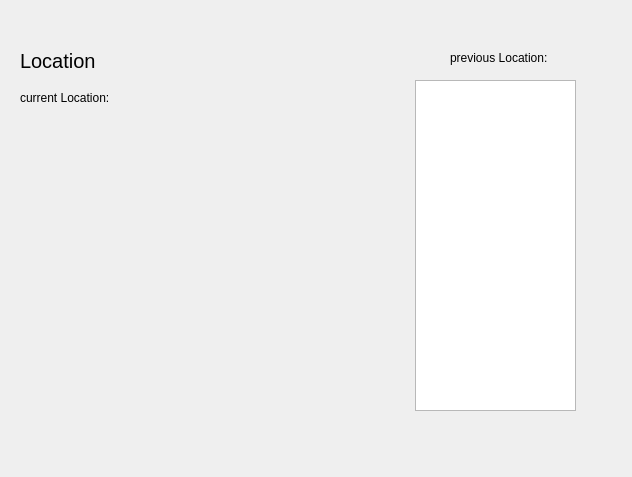
<?xml version="1.0" encoding="UTF-8"?>
<ui version="4.0">
 <class>MainWindow</class>
 <widget class="QMainWindow" name="MainWindow">
  <property name="geometry">
   <rect>
    <x>0</x>
    <y>0</y>
    <width>632</width>
    <height>477</height>
   </rect>
  </property>
  <property name="windowTitle">
   <string>MainWindow</string>
  </property>
  <widget class="QWidget" name="centralwidget">
   <widget class="QLabel" name="label">
    <property name="geometry">
     <rect>
      <x>20</x>
      <y>20</y>
      <width>101</width>
      <height>81</height>
     </rect>
    </property>
    <property name="font">
     <font>
      <pointsize>15</pointsize>
     </font>
    </property>
    <property name="text">
     <string>Location</string>
    </property>
   </widget>
   <widget class="QLabel" name="label_2">
    <property name="geometry">
     <rect>
      <x>450</x>
      <y>50</y>
      <width>121</width>
      <height>16</height>
     </rect>
    </property>
    <property name="text">
     <string>previous Location:</string>
    </property>
   </widget>
   <widget class="QLabel" name="label_3">
    <property name="geometry">
     <rect>
      <x>20</x>
      <y>90</y>
      <width>121</width>
      <height>16</height>
     </rect>
    </property>
    <property name="text">
     <string>current Location:</string>
    </property>
   </widget>
   <widget class="QColumnView" name="columnView">
    <property name="geometry">
     <rect>
      <x>415</x>
      <y>80</y>
      <width>161</width>
      <height>331</height>
     </rect>
    </property>
   </widget>
  </widget>
 </widget>
 <resources/>
 <connections/>
</ui>
